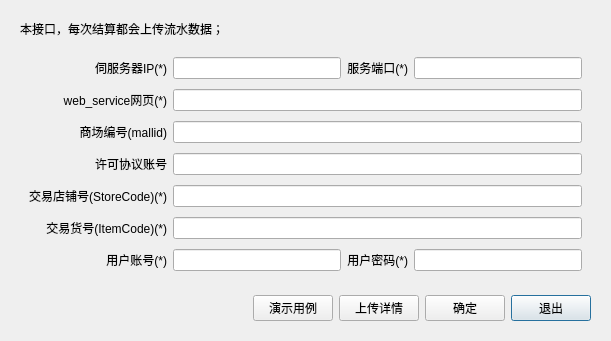
<?xml version="1.0" encoding="UTF-8"?>
<ui version="4.0">
 <class>w_sys_manage_outer_pay_set_kechuan</class>
 <widget class="QDialog" name="w_sys_manage_outer_pay_set_kechuan">
  <property name="geometry">
   <rect>
    <x>0</x>
    <y>0</y>
    <width>611</width>
    <height>341</height>
   </rect>
  </property>
  <property name="windowTitle">
   <string>Dialog</string>
  </property>
  <layout class="QVBoxLayout" name="verticalLayout">
   <item>
    <widget class="QFrame" name="frame_kechuanup">
     <layout class="QGridLayout" name="gridLayout_4" rowstretch="0,1,0">
      <item row="2" column="5">
       <widget class="lds_toolbar_button" name="pushButton_exit">
        <property name="text">
         <string>退出</string>
        </property>
        <property name="outer_stylesheet" stdset="0">
         <string>pushbutton</string>
        </property>
       </widget>
      </item>
      <item row="2" column="3">
       <widget class="lds_toolbar_button" name="pushButton_detail">
        <property name="text">
         <string>上传详情</string>
        </property>
        <property name="outer_stylesheet" stdset="0">
         <string>pushbutton</string>
        </property>
       </widget>
      </item>
      <item row="1" column="0" colspan="6">
       <widget class="QFrame" name="frame_kechuan">
        <property name="outer_stylesheet" stdset="0">
         <string>frame_detail_show</string>
        </property>
        <layout class="QGridLayout" name="gridLayout_3">
         <item row="0" column="0">
          <widget class="QLabel" name="label_26">
           <property name="text">
            <string>伺服务器IP(*)</string>
           </property>
           <property name="alignment">
            <set>Qt::AlignRight|Qt::AlignTrailing|Qt::AlignVCenter</set>
           </property>
          </widget>
         </item>
         <item row="0" column="1">
          <widget class="QLineEdit" name="njgj_ip"/>
         </item>
         <item row="0" column="2">
          <widget class="QLabel" name="label_29">
           <property name="text">
            <string>服务端口(*)</string>
           </property>
           <property name="alignment">
            <set>Qt::AlignRight|Qt::AlignTrailing|Qt::AlignVCenter</set>
           </property>
          </widget>
         </item>
         <item row="0" column="3">
          <widget class="QLineEdit" name="njgj_port"/>
         </item>
         <item row="1" column="0">
          <widget class="QLabel" name="label_30">
           <property name="text">
            <string>web_service网页(*)</string>
           </property>
           <property name="alignment">
            <set>Qt::AlignRight|Qt::AlignTrailing|Qt::AlignVCenter</set>
           </property>
          </widget>
         </item>
         <item row="2" column="1" colspan="3">
          <widget class="QLineEdit" name="njgj_mallid"/>
         </item>
         <item row="1" column="1" colspan="3">
          <widget class="QLineEdit" name="njgj_web"/>
         </item>
         <item row="2" column="0">
          <widget class="QLabel" name="label_31">
           <property name="text">
            <string>商场编号(mallid)</string>
           </property>
           <property name="alignment">
            <set>Qt::AlignRight|Qt::AlignTrailing|Qt::AlignVCenter</set>
           </property>
          </widget>
         </item>
         <item row="3" column="1" colspan="3">
          <widget class="QLineEdit" name="njgj_license_agreement"/>
         </item>
         <item row="3" column="0">
          <widget class="QLabel" name="label_36">
           <property name="text">
            <string>许可协议账号</string>
           </property>
           <property name="alignment">
            <set>Qt::AlignRight|Qt::AlignTrailing|Qt::AlignVCenter</set>
           </property>
          </widget>
         </item>
         <item row="4" column="1" colspan="3">
          <widget class="QLineEdit" name="njgj_storecode"/>
         </item>
         <item row="4" column="0">
          <widget class="QLabel" name="label_32">
           <property name="text">
            <string>交易店铺号(StoreCode)(*)</string>
           </property>
           <property name="alignment">
            <set>Qt::AlignRight|Qt::AlignTrailing|Qt::AlignVCenter</set>
           </property>
          </widget>
         </item>
         <item row="5" column="1" colspan="3">
          <widget class="QLineEdit" name="njgj_itemcode"/>
         </item>
         <item row="5" column="0">
          <widget class="QLabel" name="label_33">
           <property name="text">
            <string>交易货号(ItemCode)(*)</string>
           </property>
           <property name="alignment">
            <set>Qt::AlignRight|Qt::AlignTrailing|Qt::AlignVCenter</set>
           </property>
          </widget>
         </item>
         <item row="6" column="1">
          <widget class="QLineEdit" name="njgj_username"/>
         </item>
         <item row="6" column="0">
          <widget class="QLabel" name="label_34">
           <property name="text">
            <string>用户账号(*)</string>
           </property>
           <property name="alignment">
            <set>Qt::AlignRight|Qt::AlignTrailing|Qt::AlignVCenter</set>
           </property>
          </widget>
         </item>
         <item row="6" column="3">
          <widget class="QLineEdit" name="njgj_password">
           <property name="echoMode">
            <enum>QLineEdit::Password</enum>
           </property>
          </widget>
         </item>
         <item row="6" column="2">
          <widget class="QLabel" name="label_35">
           <property name="text">
            <string>用户密码(*)</string>
           </property>
           <property name="alignment">
            <set>Qt::AlignRight|Qt::AlignTrailing|Qt::AlignVCenter</set>
           </property>
          </widget>
         </item>
        </layout>
       </widget>
      </item>
      <item row="0" column="0" colspan="6">
       <widget class="QLabel" name="label_39">
        <property name="text">
         <string>本接口，每次结算都会上传流水数据；</string>
        </property>
       </widget>
      </item>
      <item row="2" column="2">
       <widget class="lds_toolbar_button" name="pushButton_example">
        <property name="styleSheet">
         <string notr="true"/>
        </property>
        <property name="text">
         <string>演示用例</string>
        </property>
        <property name="outer_stylesheet" stdset="0">
         <string>pushbutton</string>
        </property>
       </widget>
      </item>
      <item row="2" column="1">
       <spacer name="horizontalSpacer">
        <property name="orientation">
         <enum>Qt::Horizontal</enum>
        </property>
        <property name="sizeHint" stdset="0">
         <size>
          <width>40</width>
          <height>20</height>
         </size>
        </property>
       </spacer>
      </item>
      <item row="2" column="4">
       <widget class="lds_toolbar_button" name="pushButton_ok">
        <property name="text">
         <string>确定</string>
        </property>
        <property name="outer_stylesheet" stdset="0">
         <string>pushbutton</string>
        </property>
       </widget>
      </item>
     </layout>
    </widget>
   </item>
  </layout>
 </widget>
 <customwidgets>
  <customwidget>
   <class>lds_toolbar_button</class>
   <extends>QPushButton</extends>
   <header>lds_toolbar_button.h</header>
  </customwidget>
 </customwidgets>
 <resources/>
 <connections/>
</ui>
